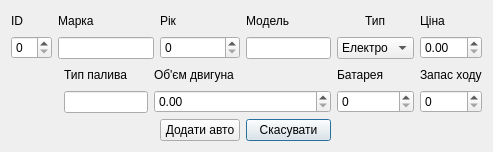
<?xml version="1.0" encoding="UTF-8"?>
<ui version="4.0">
 <class>SupplierDialog</class>
 <widget class="QDialog" name="SupplierDialog">
  <property name="geometry">
   <rect>
    <x>0</x>
    <y>0</y>
    <width>493</width>
    <height>152</height>
   </rect>
  </property>
  <property name="windowTitle">
   <string>Dialog</string>
  </property>
  <layout class="QGridLayout" name="gridLayout">
   <item row="0" column="4">
    <layout class="QVBoxLayout" name="verticalLayout_6">
     <item>
      <widget class="QLabel" name="label_5">
       <property name="text">
        <string>Рік</string>
       </property>
      </widget>
     </item>
     <item>
      <widget class="QSpinBox" name="spinYear"/>
     </item>
    </layout>
   </item>
   <item row="1" column="7">
    <layout class="QVBoxLayout" name="verticalLayout_8">
     <item>
      <widget class="QLabel" name="label_7">
       <property name="text">
        <string>Запас ходу</string>
       </property>
      </widget>
     </item>
     <item>
      <widget class="QSpinBox" name="spinRange"/>
     </item>
    </layout>
   </item>
   <item row="0" column="1" colspan="3">
    <layout class="QVBoxLayout" name="verticalLayout_2">
     <item>
      <widget class="QLabel" name="label">
       <property name="text">
        <string>Марка</string>
       </property>
      </widget>
     </item>
     <item>
      <widget class="QLineEdit" name="editMake"/>
     </item>
    </layout>
   </item>
   <item row="0" column="5">
    <layout class="QVBoxLayout" name="verticalLayout_3">
     <item>
      <widget class="QLabel" name="label_2">
       <property name="text">
        <string>Модель</string>
       </property>
      </widget>
     </item>
     <item>
      <widget class="QLineEdit" name="editModel"/>
     </item>
    </layout>
   </item>
   <item row="1" column="2">
    <layout class="QVBoxLayout" name="verticalLayout_4">
     <item>
      <widget class="QLabel" name="label_3">
       <property name="text">
        <string>Тип палива</string>
       </property>
      </widget>
     </item>
     <item>
      <widget class="QLineEdit" name="editFuel"/>
     </item>
    </layout>
   </item>
   <item row="0" column="0">
    <layout class="QVBoxLayout" name="verticalLayout_5">
     <item>
      <widget class="QLabel" name="label_4">
       <property name="text">
        <string>ID</string>
       </property>
      </widget>
     </item>
     <item>
      <widget class="QSpinBox" name="spinId"/>
     </item>
    </layout>
   </item>
   <item row="1" column="3" colspan="3">
    <layout class="QVBoxLayout" name="verticalLayout_10">
     <item>
      <widget class="QLabel" name="label_9">
       <property name="text">
        <string>Об'єм двигуна</string>
       </property>
      </widget>
     </item>
     <item>
      <widget class="QDoubleSpinBox" name="spinEngine"/>
     </item>
    </layout>
   </item>
   <item row="1" column="6">
    <layout class="QVBoxLayout" name="verticalLayout_7">
     <item>
      <widget class="QLabel" name="label_6">
       <property name="text">
        <string>Батарея</string>
       </property>
      </widget>
     </item>
     <item>
      <widget class="QSpinBox" name="spinBattery"/>
     </item>
    </layout>
   </item>
   <item row="0" column="6">
    <layout class="QVBoxLayout" name="verticalLayout">
     <item alignment="Qt::AlignmentFlag::AlignHCenter|Qt::AlignmentFlag::AlignVCenter">
      <widget class="QLabel" name="label_10">
       <property name="text">
        <string>Тип</string>
       </property>
      </widget>
     </item>
     <item alignment="Qt::AlignmentFlag::AlignHCenter">
      <widget class="QComboBox" name="cbType">
       <item>
        <property name="text">
         <string>Електро</string>
        </property>
       </item>
       <item>
        <property name="text">
         <string>ДВЗ</string>
        </property>
       </item>
       <item>
        <property name="text">
         <string>Гібрид</string>
        </property>
       </item>
      </widget>
     </item>
    </layout>
   </item>
   <item row="0" column="7">
    <layout class="QVBoxLayout" name="verticalLayout_9">
     <item>
      <widget class="QLabel" name="label_8">
       <property name="text">
        <string>Ціна</string>
       </property>
      </widget>
     </item>
     <item>
      <widget class="QDoubleSpinBox" name="spinPrice"/>
     </item>
    </layout>
   </item>
   <item row="5" column="5">
    <widget class="QPushButton" name="btnClose">
     <property name="text">
      <string>Скасувати</string>
     </property>
    </widget>
   </item>
   <item row="5" column="4">
    <widget class="QPushButton" name="btnAdd">
     <property name="text">
      <string>Додати авто</string>
     </property>
    </widget>
   </item>
  </layout>
 </widget>
 <resources/>
 <connections/>
</ui>
